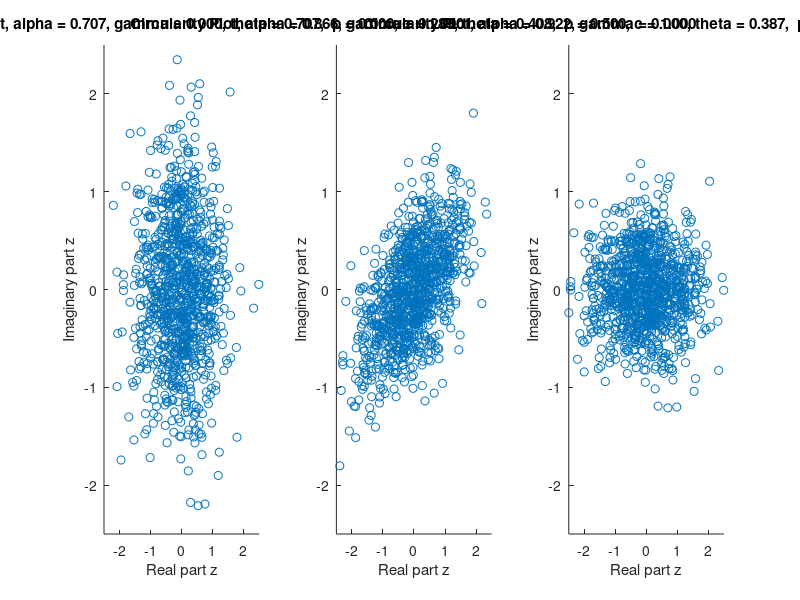

MATLAB code to generate this figure: (Note: this script raises an error after producing the figure.)
clear all;
close all;
clc;

% 4.1b)
%Program parameters
N = 1000;
alpha = [1/sqrt(2), sqrt(3)/2, sqrt(85)/10];
gamma = [0, 1/(2*sqrt(3)), 0];
theta = [1/sqrt(2), 1/sqrt(6), sqrt(15)/10];
c = 1;
p = [0, 0.5 + 0.5*1i, 0.7];

%Initialise variables
z = zeros(3,N);

%Generate complex valued white Gaussian noise by:

%i)Generating two independent WG signals
x1 = randn(1,N);
x2 = randn(1,N);

for k = 1:3
    x = alpha(k)*x1;
    y = gamma(k)*x1 + theta(k)*x2;
    z(k,:) = x + 1i*y;
    ti = sprintf('Circularity Plot, alpha = %.3f, gamma = %.3f, theta = %.3f,  p = %.3f, c = %.3f', alpha(k), gamma(k), theta(k), p(k), 1);
    figure(1)
    subplot(1,3,k)
    scatter(real(z(k,:)), imag(z(k,:))), title(ti), ylabel('Imaginary part z'), xlabel('Real part z');
    axis([-2.5 2.5 -2.5 2.5]);
    
end

%%
%4.2c)
%Concactenate signal to form new signal that has non-stationary circularity
%values.
ord = 0;
u = 0.1;
h = [z(1,:), z(2,:), z(3,:)];

[w_hist, e, x_est] = runCLMS_MA(conj(z(1,:)), z(1,:), u, ord);

figure(2)
subplot(1,2,1)
plot(real(w_hist));
subplot(1,2,2)
plot(imag(w_hist));


%%
%4.2d)

ord = 1;
u = 0.0001;
%b = [1 1.5+1i];
b1 = 1.5+1i

f = zeros(1,N);
f(1) = z(1,1);
for j = 2:N
   f(j) = z(1,j) + b1*z(1,j-1); 
end

%f = filter(1,  b, z(1,:));

[w_hist, e, x_est] = runCLMS_MA(f, z(1,:), u, ord);
figure(3)
subplot(1,2,1)
plot(real(w_hist));
subplot(1,2,2)
plot(imag(w_hist));











